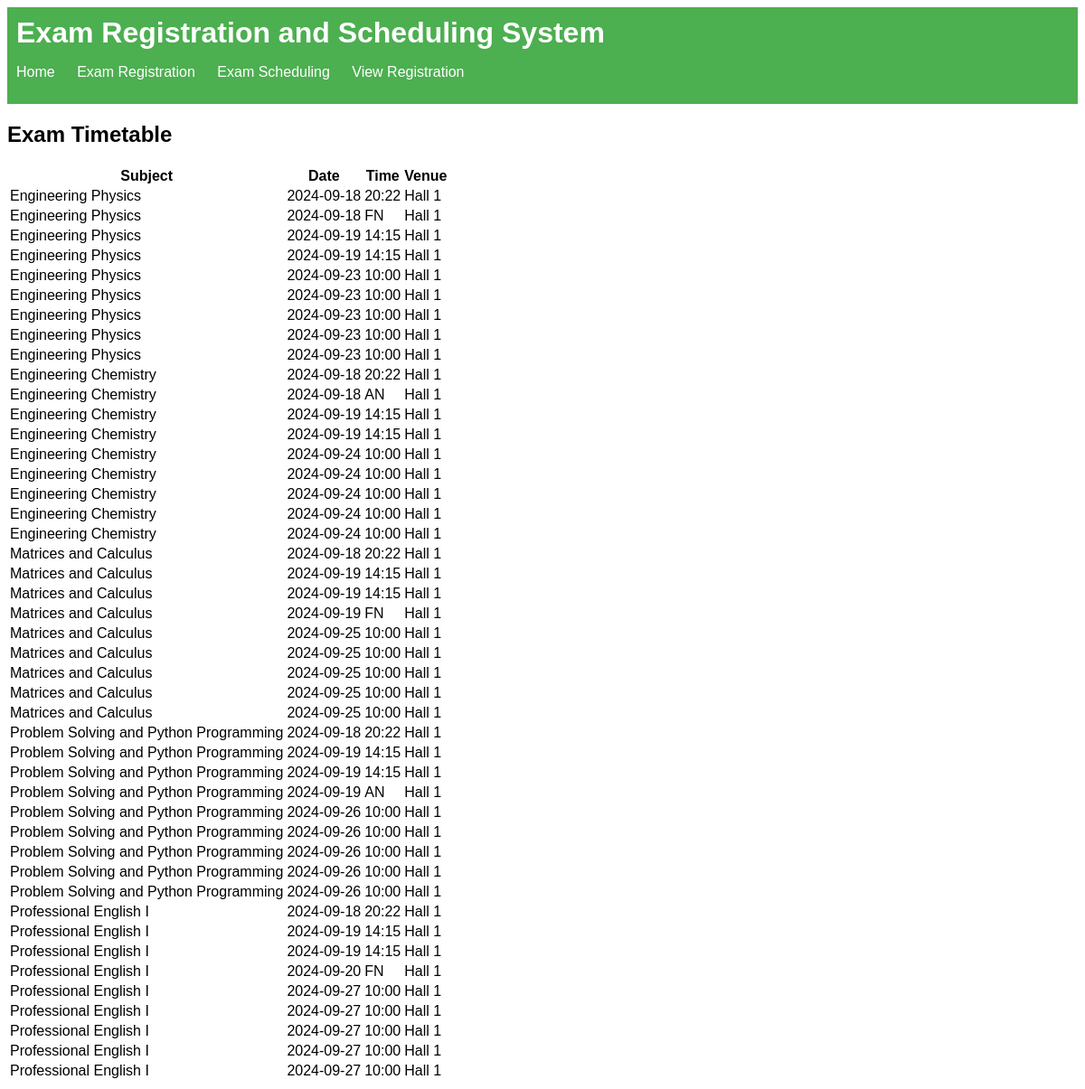
The page /timetable/2 on the database its author committed.
### tables this page shows
CREATE TABLE exams (
                    id INTEGER PRIMARY KEY AUTOINCREMENT,
                    subject_id INTEGER NOT NULL,
                    exam_date TEXT NOT NULL,
                    exam_time TEXT NOT NULL,
                    venue TEXT NOT NULL,
                    FOREIGN KEY(subject_id) REFERENCES subjects(id)
                );

CREATE TABLE subjects (
                    id INTEGER PRIMARY KEY AUTOINCREMENT,
                    name TEXT NOT NULL,
                    code TEXT NOT NULL
                );

### views.py (the view)
@app.route('/timetable/<int:student_id>')
def timetable(student_id):
    conn = get_db_connection()
    cursor = conn.cursor()
    cursor.execute('''SELECT subjects.name, exams.exam_date, exams.exam_time, exams.venue
                      FROM registrations
                      JOIN subjects ON registrations.subject_id = subjects.id
                      JOIN exams ON subjects.id = exams.subject_id
                      WHERE registrations.student_id = ?''', (student_id,))
    timetable_data = cursor.fetchall()
    return render_template('timetable.html', timetable=timetable_data)

### app.py (called while the page is built)
def get_db_connection():
    conn = sqlite3.connect('exam_registration.db')
    conn.row_factory = sqlite3.Row  # To get dict-like results
    return conn

### templates/timetable.html
{% extends 'base.html' %}
{% block content %}
<h2>Exam Timetable</h2>
<table>
    <thead>
        <tr>
            <th>Subject</th>
            <th>Date</th>
            <th>Time</th>
            <th>Venue</th>
        </tr>
    </thead>
    <tbody>
        {% for exam in timetable %}
        <tr>
            <td>{{ exam['name'] }}</td>
            <td>{{ exam['exam_date'] }}</td>
            <td>{{ exam['exam_time'] }}</td>
            <td>{{ exam['venue'] }}</td>
        </tr>
        {% endfor %}
    </tbody>
</table>
{% endblock %}

### static/styles.css (style rules this page uses)
body { font-family: Arial, sans-serif; scrollbar-width: 0; }

### rows shown on the page
exams: name "Engineering Physics", exam_date "2024-09-18", exam_time "20:22", venue "Hall 1"
exams: name "Engineering Physics", exam_date "2024-09-18", exam_time "FN", venue "Hall 1"
exams: name "Engineering Physics", exam_date "2024-09-19", exam_time "14:15", venue "Hall 1"
exams: name "Engineering Physics", exam_date "2024-09-19", exam_time "14:15", venue "Hall 1"
exams: name "Engineering Physics", exam_date "2024-09-23", exam_time "10:00", venue "Hall 1"
exams: name "Engineering Physics", exam_date "2024-09-23", exam_time "10:00", venue "Hall 1"
exams: name "Engineering Physics", exam_date "2024-09-23", exam_time "10:00", venue "Hall 1"
exams: name "Engineering Physics", exam_date "2024-09-23", exam_time "10:00", venue "Hall 1"
exams: name "Engineering Physics", exam_date "2024-09-23", exam_time "10:00", venue "Hall 1"
exams: name "Engineering Chemistry", exam_date "2024-09-18", exam_time "20:22", venue "Hall 1"
exams: name "Engineering Chemistry", exam_date "2024-09-18", exam_time "AN", venue "Hall 1"
exams: name "Engineering Chemistry", exam_date "2024-09-19", exam_time "14:15", venue "Hall 1"
exams: name "Engineering Chemistry", exam_date "2024-09-19", exam_time "14:15", venue "Hall 1"
exams: name "Engineering Chemistry", exam_date "2024-09-24", exam_time "10:00", venue "Hall 1"
exams: name "Engineering Chemistry", exam_date "2024-09-24", exam_time "10:00", venue "Hall 1"
exams: name "Engineering Chemistry", exam_date "2024-09-24", exam_time "10:00", venue "Hall 1"
exams: name "Engineering Chemistry", exam_date "2024-09-24", exam_time "10:00", venue "Hall 1"
exams: name "Engineering Chemistry", exam_date "2024-09-24", exam_time "10:00", venue "Hall 1"
exams: name "Matrices and Calculus", exam_date "2024-09-18", exam_time "20:22", venue "Hall 1"
exams: name "Matrices and Calculus", exam_date "2024-09-19", exam_time "14:15", venue "Hall 1"
exams: name "Matrices and Calculus", exam_date "2024-09-19", exam_time "14:15", venue "Hall 1"
exams: name "Matrices and Calculus", exam_date "2024-09-19", exam_time "FN", venue "Hall 1"
exams: name "Matrices and Calculus", exam_date "2024-09-25", exam_time "10:00", venue "Hall 1"
exams: name "Matrices and Calculus", exam_date "2024-09-25", exam_time "10:00", venue "Hall 1"
exams: name "Matrices and Calculus", exam_date "2024-09-25", exam_time "10:00", venue "Hall 1"
exams: name "Matrices and Calculus", exam_date "2024-09-25", exam_time "10:00", venue "Hall 1"
exams: name "Matrices and Calculus", exam_date "2024-09-25", exam_time "10:00", venue "Hall 1"
exams: name "Problem Solving and Python Programming", exam_date "2024-09-18", exam_time "20:22", venue "Hall 1"
exams: name "Problem Solving and Python Programming", exam_date "2024-09-19", exam_time "14:15", venue "Hall 1"
exams: name "Problem Solving and Python Programming", exam_date "2024-09-19", exam_time "14:15", venue "Hall 1"
exams: name "Problem Solving and Python Programming", exam_date "2024-09-19", exam_time "AN", venue "Hall 1"
exams: name "Problem Solving and Python Programming", exam_date "2024-09-26", exam_time "10:00", venue "Hall 1"
exams: name "Problem Solving and Python Programming", exam_date "2024-09-26", exam_time "10:00", venue "Hall 1"
exams: name "Problem Solving and Python Programming", exam_date "2024-09-26", exam_time "10:00", venue "Hall 1"
exams: name "Problem Solving and Python Programming", exam_date "2024-09-26", exam_time "10:00", venue "Hall 1"
exams: name "Problem Solving and Python Programming", exam_date "2024-09-26", exam_time "10:00", venue "Hall 1"
exams: name "Professional English I", exam_date "2024-09-18", exam_time "20:22", venue "Hall 1"
exams: name "Professional English I", exam_date "2024-09-19", exam_time "14:15", venue "Hall 1"
exams: name "Professional English I", exam_date "2024-09-19", exam_time "14:15", venue "Hall 1"
exams: name "Professional English I", exam_date "2024-09-20", exam_time "FN", venue "Hall 1"
exams: name "Professional English I", exam_date "2024-09-27", exam_time "10:00", venue "Hall 1"
exams: name "Professional English I", exam_date "2024-09-27", exam_time "10:00", venue "Hall 1"
exams: name "Professional English I", exam_date "2024-09-27", exam_time "10:00", venue "Hall 1"
exams: name "Professional English I", exam_date "2024-09-27", exam_time "10:00", venue "Hall 1"
exams: name "Professional English I", exam_date "2024-09-27", exam_time "10:00", venue "Hall 1"
